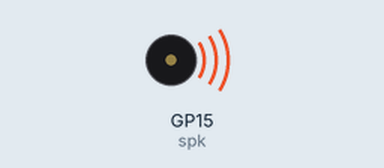
Bench run of a program on a simulated Raspberry Pi Pico running MicroPython. On the bench: buzzer (waves = sounding). What the program prints to the serial console is not drawn.

Above: at 0.8 s.
At 6.9 s:
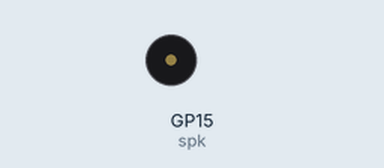
Timing chart, 0 to 9.2 s (numbered marks = the images above):
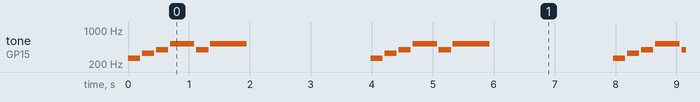

Measured:
- by itself, tone on GP15 (spk): repeats every 4.0 s: silent 0.03 s, 330 Hz 0.20 s, silent 0.03 s, 392 Hz 0.20 s, silent 0.03 s, 523 Hz 0.40 s, silent 0.03 s, 392 Hz 0.20 s, silent 0.03 s, 523 Hz 0.60 s, silent 2.0 s, 262 Hz 0.20 s

The program:

example.py
```python
# Plays a simple melody on a Raspberry Pi Pico using PWM on GP15 to produce square-wave tones into the PAM8406 input (via resistor/coupling cap).
#
# Buy this module: https://shillehtek.com/products/pam8406-stereo-class-d-amplifier-module-arduino-esp32
# Full manual: https://shillehtek.com/blogs/shillehtek-product-manuals/pam8406-stereo-class-d-amplifier-module-arduino-esp32-manual
# More examples: https://github.com/shillehbean/shillehtek-examples
#

# PAM8406 Amplifier - Pico MicroPython Example (PWM melody)
# GP15 -> 1k -> INL, INL -> 100nF -> GND, speaker across +L/-L

from machine import Pin, PWM
import time

spk = PWM(Pin(15))

MELODY = [
    (262, 200), (330, 200), (392, 200), (523, 400),
    (392, 200), (523, 600),
]

def play(freq, ms):
    spk.freq(freq)
    spk.duty_u16(32768)       # 50% duty = loudest square tone
    time.sleep_ms(ms)
    spk.duty_u16(0)           # silence between notes
    time.sleep_ms(30)

print("Playing jingle on PAM8406...")
while True:
    for freq, ms in MELODY:
        play(freq, ms)
    time.sleep(2)
```
